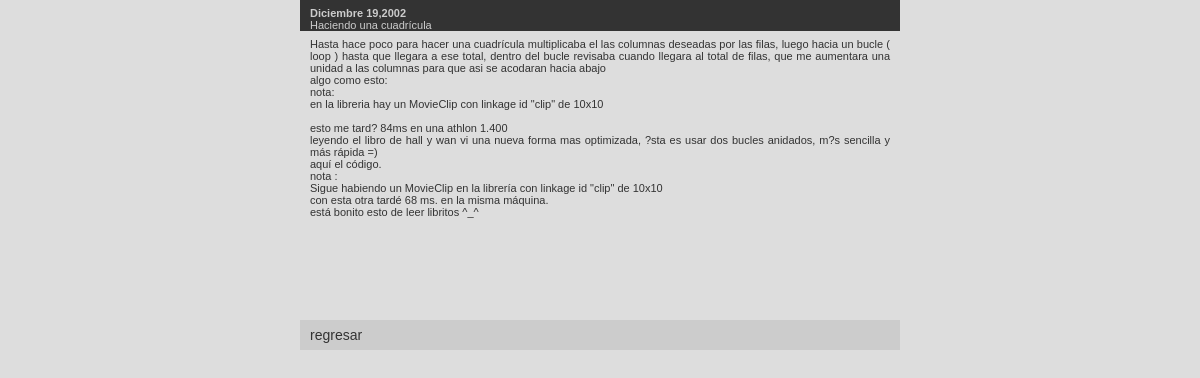
/admin/agenda_ver.php?id=3, run on the app's committed database.
### tables this page shows
CREATE TABLE IF NOT EXISTS `agenda` (
  `id` mediumint(8) NOT NULL auto_increment,
  `seccion` mediumint(8) NOT NULL default '0',
  `cabecera` varchar(50) NOT NULL default '',
  `texto` text NOT NULL,
  `fecha` varchar(8) NOT NULL default '20030000',
  `foto` varchar(40) NOT NULL default 'n/a',
  UNIQUE KEY `id` (`id`),
  KEY `cabecera` (`cabecera`),
  KEY `fecha` (`fecha`)
);

### includes/funciones.php (called while the page is built, shortened)
			<?php
$meses = array ("Enero","Febrero","Marzo","Abril","Mayo","Junio","Julio","Agosto","Septiembre","Octubre","Noviembre","Diciembre");
function  formatFecha($fecha){
	global $meses;
	$mes =substr($fecha, 4, 2);
	settype($mes,"integer");
	return ($meses[$mes].date( " d,Y", mktime(0,0,0,substr ($fecha, 4, 2),substr ($fecha, 6, 2),substr ($fecha, 0, 4)) ));
}
?>

### admin/agenda_ver.php (the view, shortened to what this page needs)
<?php
include("../includes/funciones.php");
if(empty($_GET['id'])){
	header ("Location: index.php");
	exit;
}else{
	$res = mysql_query("SELECT cabecera,texto,fecha,foto FROM agenda WHERE id = ".$_GET['id']) or die("&output=error&msg=".mysql_error());
	if( mysql_num_rows($res) > 0 ){
		list($cabecera,$texto,$fecha,$foto) = mysql_fetch_array($res);
		$fecha = formatFecha($fecha);
		$texto = nl2br($texto);
	}else{
		echo "error al buscar el registro.";
		exit;
	}
}
?>
<html>
<head>
<link href="../estilos.css" rel="stylesheet" type="text/css">
</head>
<body>
<table width="600" height="350" border="0" align="center" cellpadding="0" cellspacing="0">
  <tr height="30">
    <td valign="top" class="cabecera"> <span class="cabeceraBold"><?php echo $fecha;?></span><br>
    <?php echo $cabecera;?></td>
  </tr>
  <tr>
    <td  valign="top" class="texto"><?php echo $texto?><br></td>
  </tr>
  <tr height="30">
    <td valign="top" class="pie"><a href="index.php">regresar</a></td>
  </tr>
</table>
</body>
</html>

### estilos.css (style rules this page uses)
body { scrollbar-face-color: #BBBBBB; scrollbar-highlight-color: #BBBBBB; scrollbar-shadow-color: #BBBBBB; scrollbar-3dlight-color: #BBBBBB; scrollbar-darkshadow-color: #BBBBBB; scrollbar-arrow-color: #333333; scrollbar-track-color: #DDDDDD; scrollbar-base-color: #BBBBBB; background-color: #dddddD; margin: 0 0 0 0; }
A:link { color:#333333; font-size:14px; text-decoration: none; font-family:Arial,Verdana,sans-serif; }
.texto { font-size: 11px; font-family:Arial,Verdana,sans-serif; color:#333333; text-align: justify; }
td { font-size: 11px; font-family:Arial,Verdana,sans-serif; color:#333333; padding: 7 10 0 10; }
.pie { font-size: 11px; font-family:Arial,Verdana,sans-serif; color:333333; background:#CCCCCC; }
.cabecera { font-size: 11px; font-family:Arial, Verdana, sans-serif; color:#CCCCCC; background:#333333; font-weight: normal; }
.cabeceraBold { font-size: 11px; font-family:Arial, Verdana, sans-serif; color:#CCCCCC; background:#333333; font-weight: bold; }

### data on the page
agenda: fecha "Diciembre 19,2002", cabecera "Haciendo una cuadrícula", texto "Hasta hace poco para hacer una cuadrícula multiplicaba el las columnas deseadas por las filas, luego hacia un bucle ( loop ) hasta que llegara a ese total, dentro del bucle revisaba cuando llegara al total de filas, que me aumentara una unidad a las columnas para que asi se acodaran hacia abajo algo como esto: nota: en la libreria hay un MovieClip con linkage id \"clip\" de 10x10 esto me tard? 84ms en una athlon 1.400 leyendo el libro de hall y wan vi una nueva forma mas optimizada, ?sta es usar dos bucles anidados, m?s sencilla y más rápida =) aquí el código. nota : Sigue habiendo un MovieClip en la librería con linkage id \"clip\" de 10x10 con esta otra tardé 68 ms. en la misma máquina. está…"
